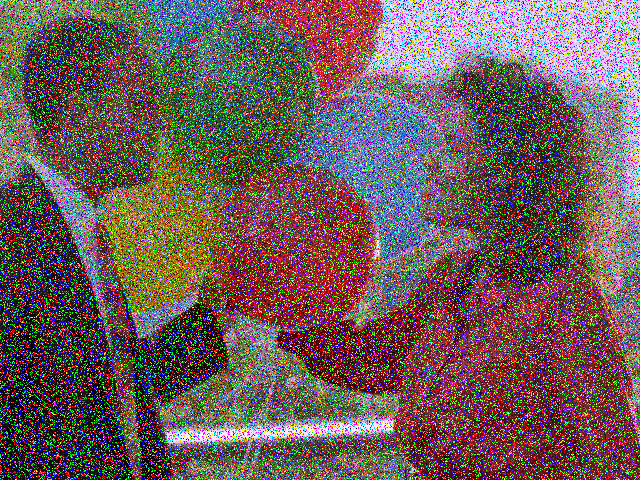
#> input picture imagens/balloons_noisy.png, 640 x 480 px, given in place of tucano3.png, which was not available
$ jupyter execute --allow-errors MOISESPAZMELODOSSANTOS_ATIVIDADE2.ipynb   (text cells are left out)
#> lines starting #> are read from the running program, lines starting #| are printed output that depends on the picture; pictures that were not available may be replaced by others from this repository, and a replacement may not be noted
[cell 1]
#bibliotecas
import cv2
import matplotlib.pyplot as plt
import numpy as np
from PIL import Image

[cell 2]
#adquirindo a imagem tucano3.png
tucano = cv2.imread('D:/programacao/my_programas/FIC_ML/imagens/tucano3.png')
#> tucano is the input picture: shape (480, 640, 3); mean B, G, R 89.9, 92, 109.1

[cell 3]
tucanoHSV = cv2.cvtColor(tucano, cv2.COLOR_BGR2HSV)
#> tucanoHSV: shape (480, 640, 3); mean H, S, V 82.9, 185.9, 162.3
claro = np.array([13, 175, 0])
escuro = np.array([25, 255, 255])
mask = cv2.inRange(tucanoHSV, claro, escuro)
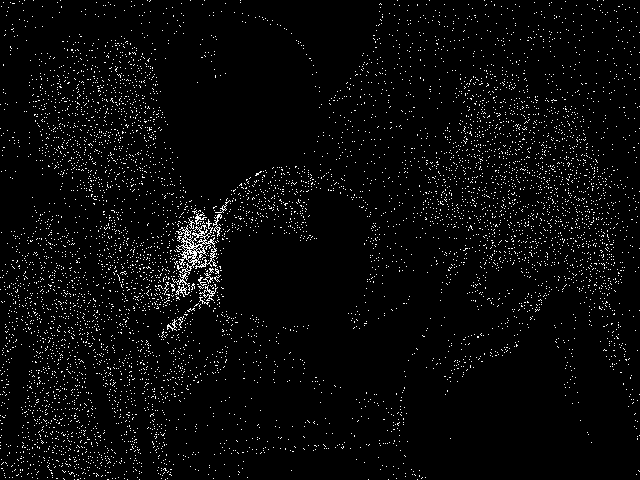
#> mask: shape (480, 640); 3.5% white in thin lines or dots
output = cv2.bitwise_and(tucano, tucano, mask=mask)
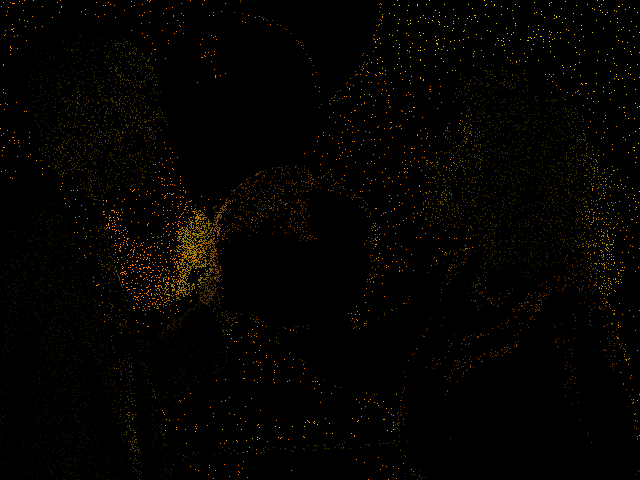
#> output: shape (480, 640, 3); mean B, G, R 0.1, 2.5, 3.9
cv2.imshow('Cor detectada', np.hstack((tucano, output)))
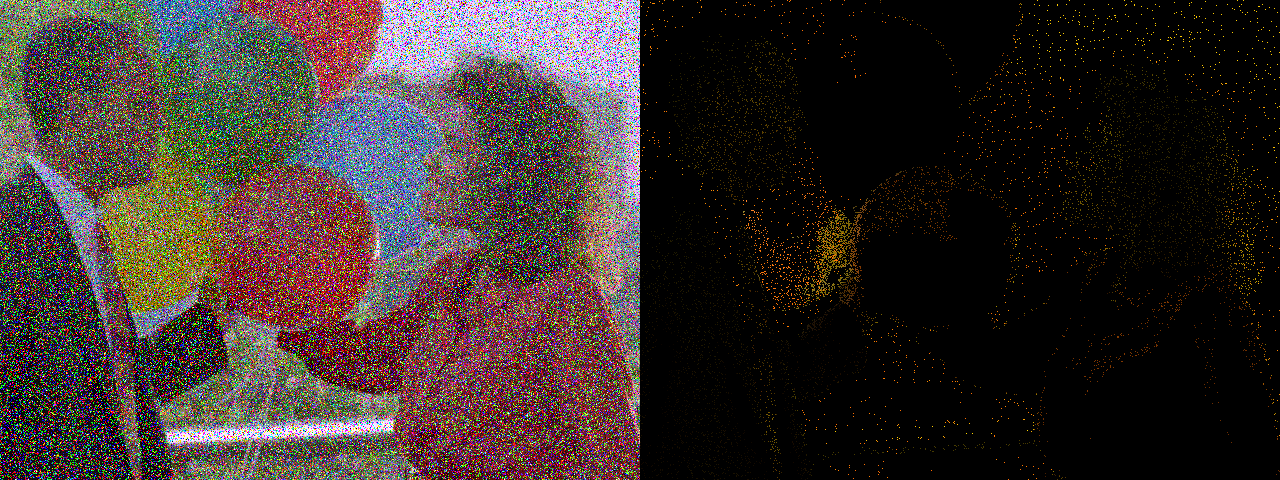
#> window 'Cor detectada': shape (480, 1280, 3); mean B, G, R 45, 47.2, 56.5
cv2.waitKey(0)
cv2.destroyAllWindows()

[cell 4]
#Transformando a imagem para o padrão RGB
tucanoRGB = cv2.cvtColor(tucano, cv2.COLOR_BGR2RGB)

[cell 5]
plt.imshow(tucanoRGB)

[cell 6]
#Retução da imagem em 15%
tucano_15_AREA = cv2.resize(tucanoRGB, None, fx = .15, fy = .15, interpolation = cv2.INTER_AREA)
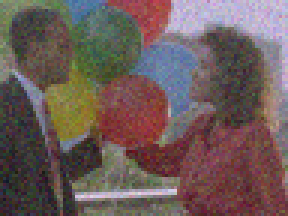
#> tucano_15_AREA: shape (72, 96, 3) (shown 3 times larger); mean R, G, B 109.1, 92, 89.9
tucano_15_AREA = cv2.cvtColor(tucano_15_AREA, cv2.COLOR_BGR2RGB)

tucano_15_CUBIC = cv2.resize(tucanoRGB, None, fx = .15, fy = .15, interpolation = cv2.INTER_CUBIC)
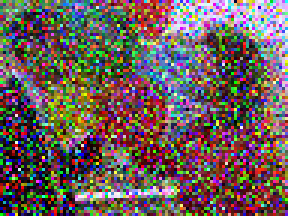
#> tucano_15_CUBIC: shape (72, 96, 3) (shown 3 times larger); mean R, G, B 108.6, 92.2, 90.3
tucano_15_CUBIC = cv2.cvtColor(tucano_15_CUBIC, cv2.COLOR_BGR2RGB)

tucano_15_LINEAR = cv2.resize(tucanoRGB, None, fx = .15, fy = .15, interpolation = cv2.INTER_LINEAR)
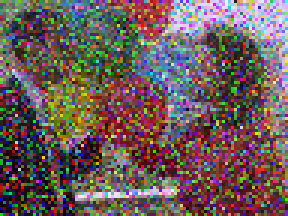
#> tucano_15_LINEAR: shape (72, 96, 3) (shown 3 times larger); mean R, G, B 108.6, 91.5, 90
tucano_15_LINEAR = cv2.cvtColor(tucano_15_LINEAR, cv2.COLOR_BGR2RGB)

#Salvando cada imagem da redução de 15%
cv2.imwrite("tucano_15_AREA.png", tucano_15_AREA)
cv2.imwrite("tucano_15_CUBIC.png", tucano_15_CUBIC)
cv2.imwrite("tucano_15_LINEAR.png", tucano_15_LINEAR)

#-----------------------------------------------------------------------------------------------------------------------------
#Retução da imagem em 30%
tucano_30_AREA = cv2.resize(tucanoRGB, None, fx = .30, fy = .30, interpolation = cv2.INTER_AREA)
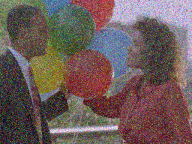
#> tucano_30_AREA: shape (144, 192, 3); mean R, G, B 109.1, 92, 89.9
tucano_30_AREA = cv2.cvtColor(tucano_30_AREA, cv2.COLOR_BGR2RGB)

tucano_30_CUBIC = cv2.resize(tucanoRGB, None, fx = .30, fy = .30, interpolation = cv2.INTER_CUBIC)
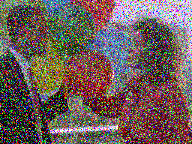
#> tucano_30_CUBIC: shape (144, 192, 3); mean R, G, B 109.4, 93, 90.2
tucano_30_CUBIC = cv2.cvtColor(tucano_30_CUBIC, cv2.COLOR_BGR2RGB)

tucano_30_LINEAR = cv2.resize(tucanoRGB, None, fx = .30, fy = .30, interpolation = cv2.INTER_LINEAR)
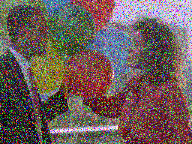
#> tucano_30_LINEAR: shape (144, 192, 3); mean R, G, B 109.1, 92.3, 89.8
tucano_30_LINEAR = cv2.cvtColor(tucano_30_LINEAR, cv2.COLOR_BGR2RGB)

cv2.imwrite("tucano_30_AREA.png", tucano_30_AREA)
cv2.imwrite("tucano_30_CUBIC.png", tucano_30_CUBIC)
cv2.imwrite("tucano_30_LINEAR.png", tucano_30_LINEAR)
#> Out = True

[cell 7]
def plot_imagens(img1, tit1, img2, tit2, img3, tit3, img4, tit4, tamanho_fig, ticks = False):
#> called with tit1 = 'Original', tit2 = 'AREA', tit3 = 'CUBIC', tit4 = 'LINEAR', tamanho_fig = (15, 15), ticks = False
 plt.figure(figsize = tamanho_fig)

 img2 = cv2.cvtColor(img2, cv2.COLOR_BGR2RGB)
 img3 = cv2.cvtColor(img3, cv2.COLOR_BGR2RGB)
 img4 = cv2.cvtColor(img4, cv2.COLOR_BGR2RGB)

 plt.subplot(1, 4, 1), plt.imshow(img1), plt.title(tit1)
 if not ticks:
     plt.xticks([]), plt.yticks([])
 plt.subplot(1, 4, 2), plt.imshow(img2), plt.title(tit2)
 if not ticks:
     plt.xticks([]), plt.yticks([])
 plt.subplot(1, 4, 3), plt.imshow(img3), plt.title(tit3)
 if not ticks:
     plt.xticks([]), plt.yticks([])
 plt.subplot(1, 4, 4), plt.imshow(img4), plt.title(tit4)
 if not ticks:
     plt.xticks([]), plt.yticks([])
 plt.show()

#> (a cell that did not finish here is left out)

[cell 9]
plot_imagens(tucanoRGB, "Original", tucano_30_AREA, "AREA", tucano_30_CUBIC, "CUBIC" , tucano_30_LINEAR, "LINEAR", (15,15), False)

[cell 10]
tabela = cv2.imread('D:/programacao/my_programas/FIC_ML/imagens/TABELA.png')
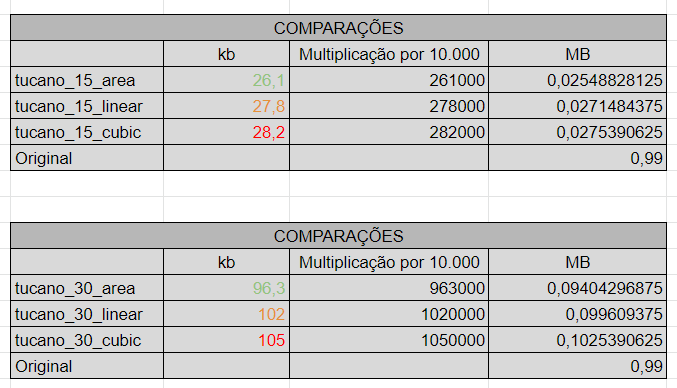
#> input picture imagens/TABELA.png, 677 x 388 px, found by its file name
#> tabela is the input picture: shape (388, 677, 3); mean B, G, R 204.8, 204.9, 205.1
tabela = cv2.cvtColor(tabela, cv2.COLOR_BGR2RGB)
